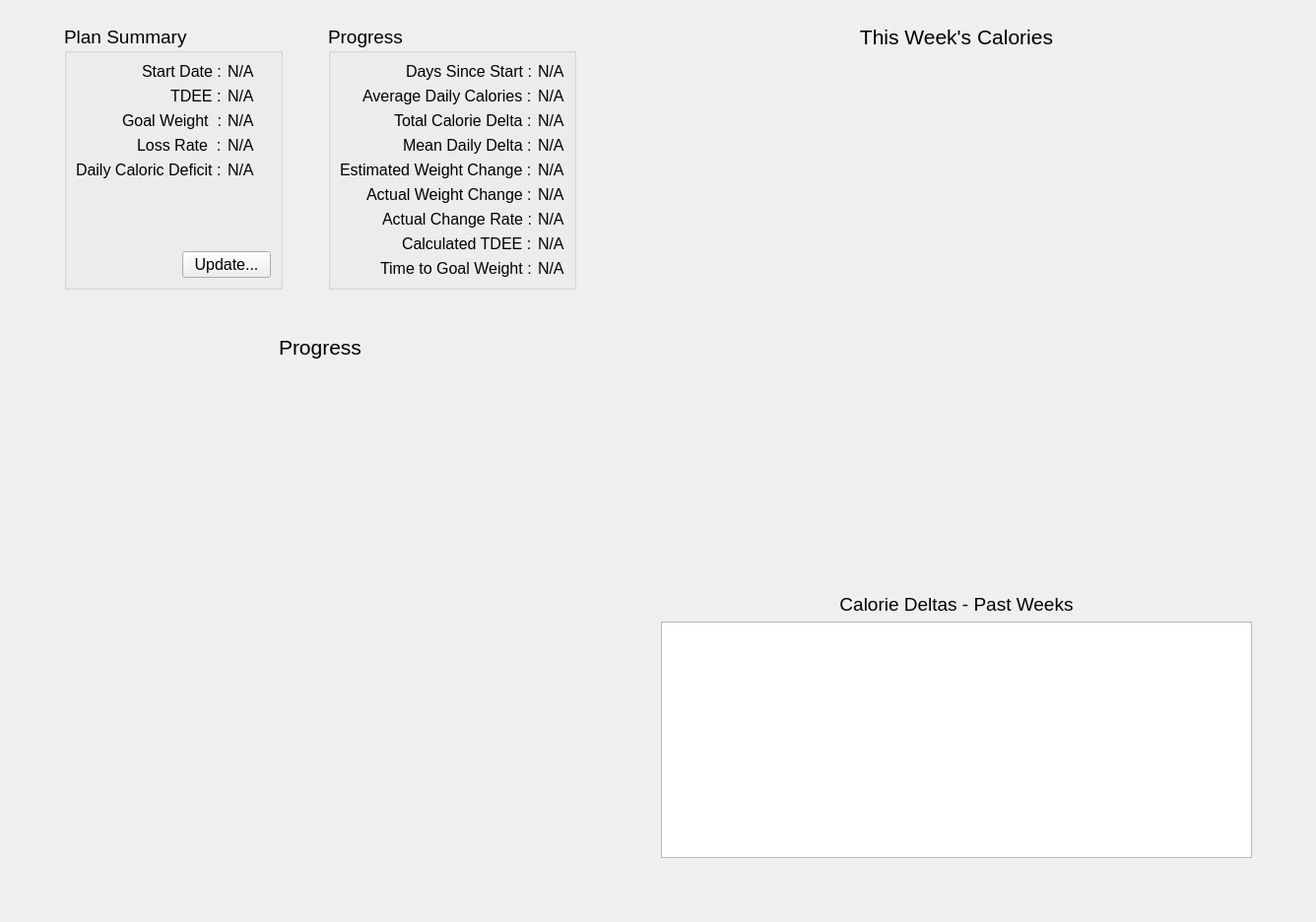
      <widget class="QWidget" name="tabWeightLossPlan">
       <property name="styleSheet">
        <string notr="true"/>
       </property>
       <attribute name="title">
        <string>Weight Loss Plan</string>
       </attribute>
       <layout class="QHBoxLayout" name="horizontalLayout_31" stretch="1,0,1,0">
        <property name="leftMargin">
         <number>25</number>
        </property>
        <property name="topMargin">
         <number>25</number>
        </property>
        <property name="rightMargin">
         <number>25</number>
        </property>
        <property name="bottomMargin">
         <number>25</number>
        </property>
        <item>
         <layout class="QVBoxLayout" name="verticalLayout_24" stretch="0,0,0,1,0">
          <item>
           <layout class="QHBoxLayout" name="horizontalLayout_30" stretch="0,1,0,1,0">
            <item>
             <spacer name="horizontalSpacer_30">
              <property name="orientation">
               <enum>Qt::Horizontal</enum>
              </property>
              <property name="sizeHint" stdset="0">
               <size>
                <width>40</width>
                <height>20</height>
               </size>
              </property>
             </spacer>
            </item>
            <item>
             <widget class="QGroupBox" name="groupBoxWeightLossPlanSummary">
              <property name="font">
               <font>
                <pointsize>14</pointsize>
               </font>
              </property>
              <property name="title">
               <string>Plan Summary</string>
              </property>
              <layout class="QVBoxLayout" name="verticalLayout_23">
               <item>
                <layout class="QFormLayout" name="formLayout_4">
                 <property name="labelAlignment">
                  <set>Qt::AlignRight|Qt::AlignTrailing|Qt::AlignVCenter</set>
                 </property>
                 <property name="formAlignment">
                  <set>Qt::AlignRight|Qt::AlignTop|Qt::AlignTrailing</set>
                 </property>
                 <item row="0" column="0">
                  <widget class="QLabel" name="label_15">
                   <property name="font">
                    <font>
                     <pointsize>12</pointsize>
                    </font>
                   </property>
                   <property name="text">
                    <string>Start Date :</string>
                   </property>
                  </widget>
                 </item>
                 <item row="1" column="0">
                  <widget class="QLabel" name="label_17">
                   <property name="font">
                    <font>
                     <pointsize>12</pointsize>
                    </font>
                   </property>
                   <property name="text">
                    <string>TDEE :</string>
                   </property>
                  </widget>
                 </item>
                 <item row="3" column="0">
                  <widget class="QLabel" name="label_32">
                   <property name="font">
                    <font>
                     <pointsize>12</pointsize>
                    </font>
                   </property>
                   <property name="text">
                    <string>Loss Rate  :</string>
                   </property>
                  </widget>
                 </item>
                 <item row="2" column="0">
                  <widget class="QLabel" name="label_37">
                   <property name="font">
                    <font>
                     <pointsize>12</pointsize>
                    </font>
                   </property>
                   <property name="text">
                    <string>Goal Weight  :</string>
                   </property>
                  </widget>
                 </item>
                 <item row="4" column="0">
                  <widget class="QLabel" name="label_36">
                   <property name="font">
                    <font>
                     <pointsize>12</pointsize>
                    </font>
                   </property>
                   <property name="text">
                    <string>Daily Caloric Deficit :</string>
                   </property>
                  </widget>
                 </item>
                 <item row="0" column="1">
                  <widget class="QLabel" name="labelWeightLossPlanStartDate">
                   <property name="font">
                    <font>
                     <pointsize>12</pointsize>
                    </font>
                   </property>
                   <property name="text">
                    <string>N/A</string>
                   </property>
                  </widget>
                 </item>
                 <item row="1" column="1">
                  <widget class="QLabel" name="labelWeightLossPlanTDEE">
                   <property name="font">
                    <font>
                     <pointsize>12</pointsize>
                    </font>
                   </property>
                   <property name="text">
                    <string>N/A</string>
                   </property>
                  </widget>
                 </item>
                 <item row="2" column="1">
                  <widget class="QLabel" name="labelWeightLossPlanGoalWeight">
                   <property name="font">
                    <font>
                     <pointsize>12</pointsize>
                    </font>
                   </property>
                   <property name="text">
                    <string>N/A</string>
                   </property>
                  </widget>
                 </item>
                 <item row="3" column="1">
                  <widget class="QLabel" name="labelWeightLossPlanTargetLossPace">
                   <property name="font">
                    <font>
                     <pointsize>12</pointsize>
                    </font>
                   </property>
                   <property name="text">
                    <string>N/A</string>
                   </property>
                  </widget>
                 </item>
                 <item row="4" column="1">
                  <widget class="QLabel" name="labelWeightLossPlanDailyCaloricDeficit">
                   <property name="font">
                    <font>
                     <pointsize>12</pointsize>
                    </font>
                   </property>
                   <property name="text">
                    <string>N/A</string>
                   </property>
                  </widget>
                 </item>
                </layout>
               </item>
               <item>
                <layout class="QHBoxLayout" name="horizontalLayout_18">
                 <item>
                  <spacer name="horizontalSpacer_19">
                   <property name="orientation">
                    <enum>Qt::Horizontal</enum>
                   </property>
                   <property name="sizeHint" stdset="0">
                    <size>
                     <width>40</width>
                     <height>20</height>
                    </size>
                   </property>
                  </spacer>
                 </item>
                 <item>
                  <widget class="QPushButton" name="buttonUpdateWeightLossPlan">
                   <property name="sizePolicy">
                    <sizepolicy hsizetype="Preferred" vsizetype="Fixed">
                     <horstretch>0</horstretch>
                     <verstretch>0</verstretch>
                    </sizepolicy>
                   </property>
                   <property name="minimumSize">
                    <size>
                     <width>90</width>
                     <height>0</height>
                    </size>
                   </property>
                   <property name="font">
                    <font>
                     <pointsize>12</pointsize>
                    </font>
                   </property>
                   <property name="text">
                    <string>Update...</string>
                   </property>
                  </widget>
                 </item>
                </layout>
               </item>
              </layout>
             </widget>
            </item>
            <item>
             <spacer name="horizontalSpacer_27">
              <property name="orientation">
               <enum>Qt::Horizontal</enum>
              </property>
              <property name="sizeHint" stdset="0">
               <size>
                <width>40</width>
                <height>20</height>
               </size>
              </property>
             </spacer>
            </item>
            <item>
             <widget class="QGroupBox" name="groupBoxWeightLossProgressSummary">
              <property name="font">
               <font>
                <pointsize>14</pointsize>
               </font>
              </property>
              <property name="title">
               <string>Progress</string>
              </property>
              <layout class="QVBoxLayout" name="verticalLayout_46">
               <item>
                <layout class="QFormLayout" name="formLayout_9">
                 <property name="labelAlignment">
                  <set>Qt::AlignRight|Qt::AlignTrailing|Qt::AlignVCenter</set>
                 </property>
                 <item row="1" column="0">
                  <widget class="QLabel" name="label_16">
                   <property name="font">
                    <font>
                     <pointsize>12</pointsize>
                    </font>
                   </property>
                   <property name="text">
                    <string>Average Daily Calories :</string>
                   </property>
                  </widget>
                 </item>
                 <item row="1" column="1">
                  <widget class="QLabel" name="labelAverageDailyCalories">
                   <property name="font">
                    <font>
                     <pointsize>12</pointsize>
                    </font>
                   </property>
                   <property name="text">
                    <string>N/A</string>
                   </property>
                  </widget>
                 </item>
                 <item row="3" column="0">
                  <widget class="QLabel" name="label_35">
                   <property name="font">
                    <font>
                     <pointsize>12</pointsize>
                    </font>
                   </property>
                   <property name="text">
                    <string>Mean Daily Delta :</string>
                   </property>
                  </widget>
                 </item>
                 <item row="3" column="1">
                  <widget class="QLabel" name="labelMeanDailyDeficit">
                   <property name="font">
                    <font>
                     <pointsize>12</pointsize>
                    </font>
                   </property>
                   <property name="text">
                    <string>N/A</string>
                   </property>
                  </widget>
                 </item>
                 <item row="4" column="0">
                  <widget class="QLabel" name="label_78">
                   <property name="font">
                    <font>
                     <pointsize>12</pointsize>
                    </font>
                   </property>
                   <property name="text">
                    <string>Estimated Weight Change :</string>
                   </property>
                  </widget>
                 </item>
                 <item row="4" column="1">
                  <widget class="QLabel" name="labelEstimatedWeightLoss">
                   <property name="font">
                    <font>
                     <pointsize>12</pointsize>
                    </font>
                   </property>
                   <property name="text">
                    <string>N/A</string>
                   </property>
                  </widget>
                 </item>
                 <item row="5" column="0">
                  <widget class="QLabel" name="label_75">
                   <property name="font">
                    <font>
                     <pointsize>12</pointsize>
                    </font>
                   </property>
                   <property name="text">
                    <string>Actual Weight Change :</string>
                   </property>
                  </widget>
                 </item>
                 <item row="5" column="1">
                  <widget class="QLabel" name="labelActualWeightLoss">
                   <property name="font">
                    <font>
                     <pointsize>12</pointsize>
                    </font>
                   </property>
                   <property name="text">
                    <string>N/A</string>
                   </property>
                  </widget>
                 </item>
                 <item row="7" column="0">
                  <widget class="QLabel" name="label_82">
                   <property name="font">
                    <font>
                     <pointsize>12</pointsize>
                    </font>
                   </property>
                   <property name="text">
                    <string>Calculated TDEE :</string>
                   </property>
                  </widget>
                 </item>
                 <item row="7" column="1">
                  <widget class="QLabel" name="labelCalculatedTDEE">
                   <property name="font">
                    <font>
                     <pointsize>12</pointsize>
                    </font>
                   </property>
                   <property name="text">
                    <string>N/A</string>
                   </property>
                  </widget>
                 </item>
                 <item row="8" column="0">
                  <widget class="QLabel" name="label_79">
                   <property name="font">
                    <font>
                     <pointsize>12</pointsize>
                    </font>
                   </property>
                   <property name="text">
                    <string>Time to Goal Weight :</string>
                   </property>
                  </widget>
                 </item>
                 <item row="8" column="1">
                  <widget class="QLabel" name="labelTimeToGoalWeight">
                   <property name="font">
                    <font>
                     <pointsize>12</pointsize>
                    </font>
                   </property>
                   <property name="text">
                    <string>N/A</string>
                   </property>
                  </widget>
                 </item>
                 <item row="6" column="0">
                  <widget class="QLabel" name="label_18">
                   <property name="font">
                    <font>
                     <pointsize>12</pointsize>
                    </font>
                   </property>
                   <property name="text">
                    <string>Actual Change Rate :</string>
                   </property>
                  </widget>
                 </item>
                 <item row="6" column="1">
                  <widget class="QLabel" name="labelActualWeightLossRate">
                   <property name="font">
                    <font>
                     <pointsize>12</pointsize>
                    </font>
                   </property>
                   <property name="text">
                    <string>N/A</string>
                   </property>
                  </widget>
                 </item>
                 <item row="2" column="0">
                  <widget class="QLabel" name="label_38">
                   <property name="font">
                    <font>
                     <pointsize>12</pointsize>
                    </font>
                   </property>
                   <property name="text">
                    <string>Total Calorie Delta :</string>
                   </property>
                  </widget>
                 </item>
                 <item row="2" column="1">
                  <widget class="QLabel" name="labelTotalCalorieDelta">
                   <property name="font">
                    <font>
                     <pointsize>12</pointsize>
                    </font>
                   </property>
                   <property name="text">
                    <string>N/A</string>
                   </property>
                  </widget>
                 </item>
                 <item row="0" column="0">
                  <widget class="QLabel" name="label_34">
                   <property name="font">
                    <font>
                     <pointsize>12</pointsize>
                    </font>
                   </property>
                   <property name="text">
                    <string>Days Since Start :</string>
                   </property>
                  </widget>
                 </item>
                 <item row="0" column="1">
                  <widget class="QLabel" name="labelDaysSinceStart">
                   <property name="font">
                    <font>
                     <pointsize>12</pointsize>
                    </font>
                   </property>
                   <property name="text">
                    <string>N/A</string>
                   </property>
                  </widget>
                 </item>
                </layout>
               </item>
              </layout>
             </widget>
            </item>
            <item>
             <spacer name="horizontalSpacer_37">
              <property name="orientation">
               <enum>Qt::Horizontal</enum>
              </property>
              <property name="sizeHint" stdset="0">
               <size>
                <width>40</width>
                <height>20</height>
               </size>
              </property>
             </spacer>
            </item>
           </layout>
          </item>
          <item>
           <spacer name="verticalSpacer_15">
            <property name="orientation">
             <enum>Qt::Vertical</enum>
            </property>
            <property name="sizeType">
             <enum>QSizePolicy::Fixed</enum>
            </property>
            <property name="sizeHint" stdset="0">
             <size>
              <width>20</width>
              <height>40</height>
             </size>
            </property>
           </spacer>
          </item>
          <item>
           <widget class="QLabel" name="label_49">
            <property name="font">
             <font>
              <pointsize>16</pointsize>
             </font>
            </property>
            <property name="text">
             <string>Progress</string>
            </property>
            <property name="alignment">
             <set>Qt::AlignCenter</set>
            </property>
           </widget>
          </item>
          <item>
           <widget class="QCustomPlot" name="plotWeightLossPlan" native="true">
            <property name="minimumSize">
             <size>
              <width>600</width>
              <height>500</height>
             </size>
            </property>
            <property name="maximumSize">
             <size>
              <width>16777215</width>
              <height>500</height>
             </size>
            </property>
           </widget>
          </item>
          <item>
           <spacer name="verticalSpacer_22">
            <property name="orientation">
             <enum>Qt::Vertical</enum>
            </property>
            <property name="sizeHint" stdset="0">
             <size>
              <width>20</width>
              <height>40</height>
             </size>
            </property>
           </spacer>
          </item>
         </layout>
        </item>
        <item>
         <spacer name="horizontalSpacer_38">
          <property name="orientation">
           <enum>Qt::Horizontal</enum>
          </property>
          <property name="sizeHint" stdset="0">
           <size>
            <width>40</width>
            <height>20</height>
           </size>
          </property>
         </spacer>
        </item>
        <item>
         <layout class="QVBoxLayout" name="verticalLayout_32" stretch="0,0,0,0,1,0">
          <item>
           <widget class="QLabel" name="label_47">
            <property name="font">
             <font>
              <pointsize>16</pointsize>
             </font>
            </property>
            <property name="text">
             <string>This Week's Calories</string>
            </property>
            <property name="alignment">
             <set>Qt::AlignCenter</set>
            </property>
           </widget>
          </item>
          <item>
           <widget class="QCustomPlot" name="plotWeeklyCalories" native="true">
            <property name="minimumSize">
             <size>
              <width>600</width>
              <height>500</height>
             </size>
            </property>
            <property name="maximumSize">
             <size>
              <width>16777215</width>
              <height>500</height>
             </size>
            </property>
           </widget>
          </item>
          <item>
           <spacer name="verticalSpacer_24">
            <property name="orientation">
             <enum>Qt::Vertical</enum>
            </property>
            <property name="sizeType">
             <enum>QSizePolicy::Fixed</enum>
            </property>
            <property name="sizeHint" stdset="0">
             <size>
              <width>20</width>
              <height>40</height>
             </size>
            </property>
           </spacer>
          </item>
          <item>
           <widget class="QLabel" name="label_48">
            <property name="font">
             <font>
              <pointsize>14</pointsize>
             </font>
            </property>
            <property name="text">
             <string>Calorie Deltas - Past Weeks</string>
            </property>
            <property name="alignment">
             <set>Qt::AlignCenter</set>
            </property>
           </widget>
          </item>
          <item>
           <widget class="QTableView" name="tableWeeklyCalories">
            <property name="sizePolicy">
             <sizepolicy hsizetype="Preferred" vsizetype="Preferred">
              <horstretch>0</horstretch>
              <verstretch>0</verstretch>
             </sizepolicy>
            </property>
            <property name="maximumSize">
             <size>
              <width>16777215</width>
              <height>250</height>
             </size>
            </property>
            <property name="font">
             <font>
              <pointsize>11</pointsize>
             </font>
            </property>
            <property name="frameShape">
             <enum>QFrame::StyledPanel</enum>
            </property>
           </widget>
          </item>
          <item>
           <spacer name="verticalSpacer_21">
            <property name="orientation">
             <enum>Qt::Vertical</enum>
            </property>
            <property name="sizeHint" stdset="0">
             <size>
              <width>20</width>
              <height>40</height>
             </size>
            </property>
           </spacer>
          </item>
         </layout>
        </item>
        <item>
         <spacer name="horizontalSpacer_40">
          <property name="orientation">
           <enum>Qt::Horizontal</enum>
          </property>
          <property name="sizeHint" stdset="0">
           <size>
            <width>40</width>
            <height>20</height>
           </size>
          </property>
         </spacer>
        </item>
       </layout>
      </widget>
